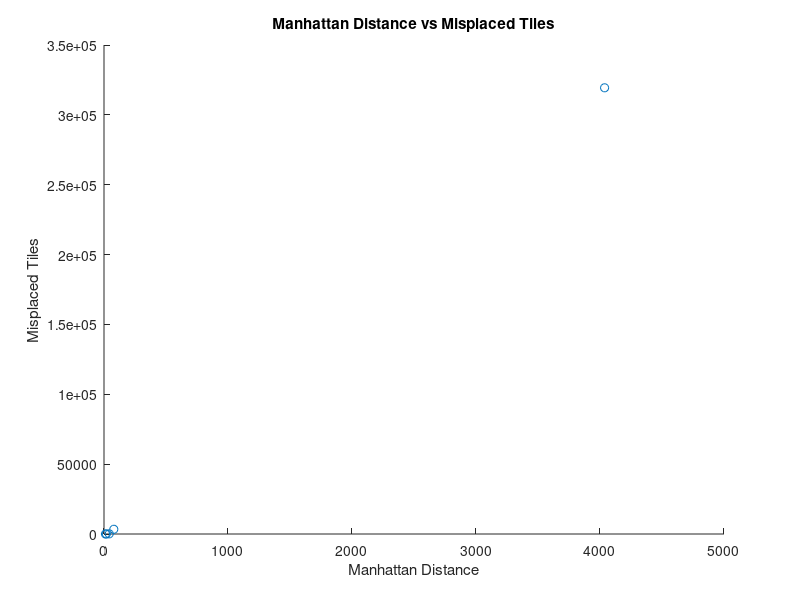

MATLAB code for this plot:
manhattanDistance = [12 19 42 79 4037]
misplacedTiles = [14 41 110 3386 319374]
scatter(manhattanDistance,misplacedTiles); 
xlabel('Manhattan Distance')
ylabel('Misplaced Tiles')
title('Manhattan Distance vs Misplaced Tiles') 
